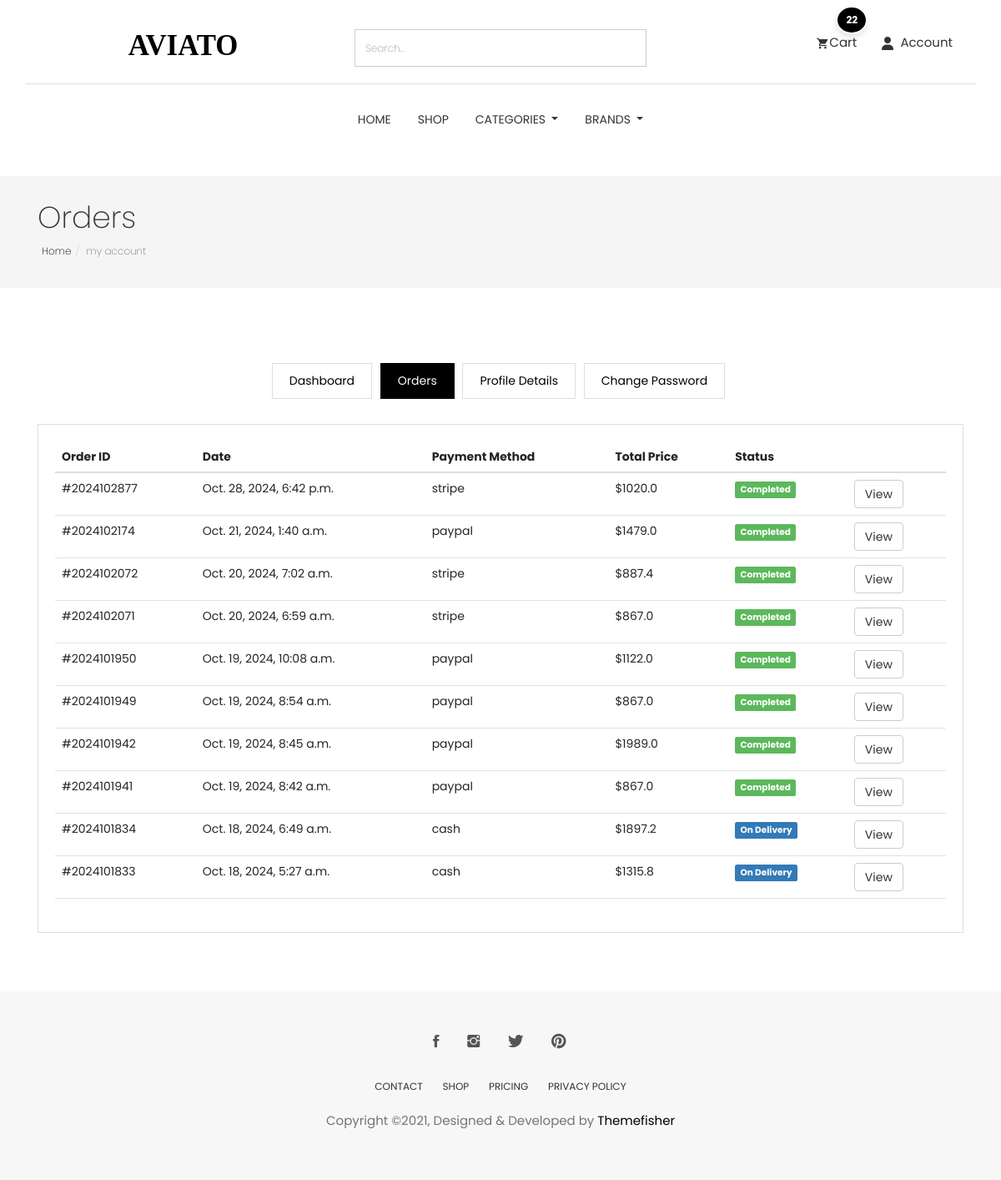
/accounts/orders/ (signed in), run on an earlier commit of the app's database.
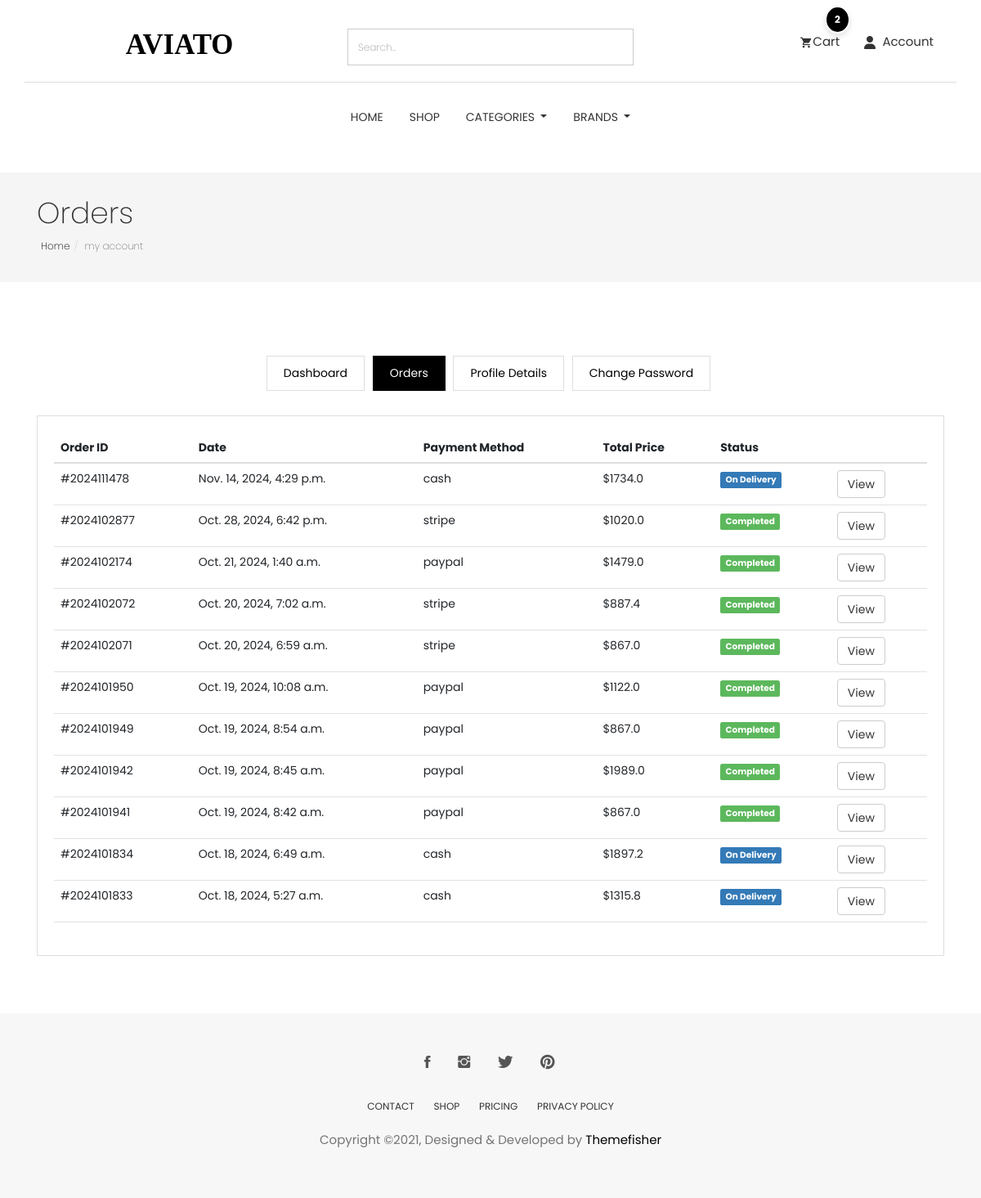
And on a later commit of the database.
### order/models.py (models this page shows, shortened)
class Order(models.Model):
    STATUS = (
        ('New', 'New'),
        ('On Delivery', 'On Delivery'),  # Add On Delivery status here
        ('Completed', 'Completed'),
        ('Cancelled', 'Cancelled'),
    )
    user = models.ForeignKey(User, verbose_name=_("user order"),on_delete=models.SET_NULL , null=True)
    payment = models.ForeignKey(Payment,  verbose_name=_("payment order"),on_delete=models.SET_NULL ,blank=True , null=True)
    order_number = models.CharField(_("order_number"),max_length=50)
    first_name = models.CharField(_("first_name"),max_length=50)
    last_name = models.CharField(_("last_name"),max_length=50)
    phone = models.CharField(_("phone"),max_length=50)
    zip_code = models.CharField(_("zip_code"),max_length=50,blank=True)
    email = models.EmailField(_("email"), max_length=254)
    address_line_1 = models.CharField(_("address_line_1"), max_length=50)
    address_line_2 = models.CharField(_("address_line_2"), max_length=50 , blank=True)
    country = models.CharField(_("country"), max_length=50 )
    state = models.CharField(_("state"), max_length=50 )
    payment_method = models.CharField(_("payment_method"), max_length=50 )
    city = models.CharField(_("city"), max_length=50 )
    order_note = models.CharField(_("order_note"), max_length=1000 , blank=True)
    order_total = models.FloatField(_("order_total"),)
    tax = models.FloatField(_("tax"),)
    status = models.CharField(_("status"),choices=STATUS,default='New' , max_length=15)
    ip = models.CharField(_("ip"),max_length=50  ,blank=True)
    is_orderd = models.BooleanField(_("is_orderd"),default=False)
    created_at = models.DateTimeField(_("created_at"), default=timezone.now)
    updated_at = models.DateTimeField(_("updated_at"),default=timezone.now)
    class Meta:
        verbose_name = _("Orders")
        verbose_name_plural = _("Orders")

### accounts/views.py (the view)
# urls.py: path('orders/' , views.orders , name="orders" ),
@login_required(login_url='login')
def orders(request):
    orders = Order.objects.filter(user=request.user,is_orderd=True).order_by('-created_at')
    context = {
        'orders':orders,
    }
    return render(request , 'profile/orders.html' , context)

### cart/models.py (called while the page is built)
    def sub_total(self):
        return self.product.price * self.quantity

### category/category_context.py (called while the page is built)
def nav_links(request):
    categories_nav = Category.objects.all()
    subcategories_nav = Subcategory.objects.all()
    brands_nav = Brand.objects.all()
    context = {
        'categories_nav':categories_nav,
        'brands_nav':brands_nav,
        'subcategories_nav':subcategories_nav,
    }
    return context

### category/models.py (called while the page is built)
    def get_url(self):
        return reverse('products_by_subcategory',args=[self.id])

### store/models.py (called while the page is built)
    def get_url(self):
        return reverse('products_by_brand',args=[self.id])

    def __str__(self):
        return self.name

### accounts/templates/profile/orders.html (shortened to what this page needs)
{% extends "base.html" %}
{% load static %}
{% block body %}
<section class="page-header">
	<div class="container">
		<div class="row">
			<div class="col-md-12">
				<div class="content">
					<h1 class="page-name">Orders</h1>
					<ol class="breadcrumb">
						<li><a href="/">Home</a></li>
						<li class="active">my account</li>
					</ol>
				</div>
			</div>
		</div>
	</div>
</section>
<section class="user-dashboard page-wrapper">
	<div class="container">
		<div class="row">
			<div class="col-md-12">
				<ul class="list-inline dashboard-menu text-center">
					<li><a  href="{% url 'dashboard' %}">Dashboard</a></li>
					<li><a class="active" href="{% url 'orders'%}">Orders</a></li>
					<li><a href="{% url 'profile' %}">Profile Details</a></li>
                    <li><a href="{% url 'change_password' %}">Change Password</a></li>
				</ul>
				<div class="dashboard-wrapper user-dashboard">
					<div class="table-responsive">
						<table class="table">
							<thead>
								<tr>
									<th>Order ID</th>
									<th>Date</th>
									<th>Payment Method</th>
									<th>Total Price</th>
									<th>Status</th>
									<th></th>
								</tr>
							</thead>
							<tbody>
                                {% for order in orders %}
								<tr>
									<td>#{{order.order_number}}</td>
									<td>{{order.created_at}}</td>
									<td>{{order.payment_method}}</td>
									<td>${{order.order_total}}</td>
                                    {% if order.status == "On Delivery" %}
									<td><span class="label label-primary">{{order.status}}</span></td>
                                    {% elif order.status == "Completed" %}
                                    <td><span class="label label-success">{{order.status}}</span></td>
                                    {% elif order.status == "Cancelled" %}
                                    <td><span class="label label-danger">{{order.status}}</span></td>
                                    {% elif order.status == "New" %}
                                    <td><span class="label label-info">{{order.status}}</span></td>
                                    {% endif %}
									<td><a href="{% url 'order_detail' order.order_number %}" class="btn btn-default">View</a></td>
								</tr>
								{% endfor %}
							</tbody>
						</table>
					</div>
				</div>
			</div>
		</div>
	</div>
</section>
{% endblock %}

What changed in the data, as far as the page shows it:
added Order: order_number "2024111478", created_at "Nov. 14, 2024, 4:29 p.m.", payment_method "cash", order_total "1734.0", status "On Delivery"
Also different on the page:
{{ quantity }}: "22" → "2"
